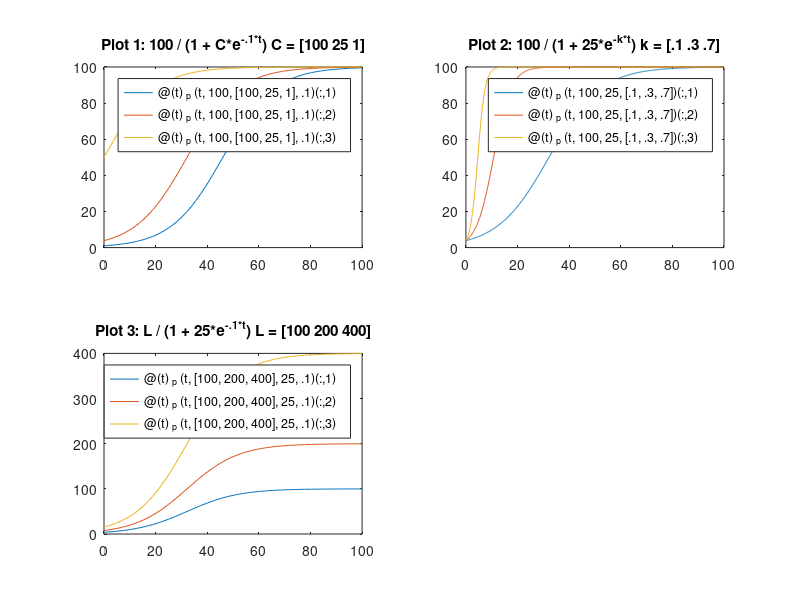

Here is the MATLAB script that generated this plot:
% Michael Korzon
% Scientific Computing 70-315
% Spring 2016
% Homework 2


%% Problem 1

e = exp(1);

car1 = [12.4 12.6 14.0 12.2 12.5];
car2 = [12.1 12.0 12.1 12.0 12.9];
car3 = [12.5 11.9 12.4 15.1 11.8];
cars = [car1; car2; car3]';
num_cars = 5; % Number of cars in each car vector 
car_nums = 1:3; % Number of different types of cars

% a
means = mean(cars);
medians = median(cars);
stds = std(cars);
mins = min(cars);
maxs = max(cars);

fprintf('The mean for car %d is %.2f.\n', [car_nums; means]);
fprintf('\n');
fprintf('The median for car %d is %.1f.\n', [car_nums; medians]);
fprintf('\n');
fprintf('The standard deviation for car %d is %.2f.\n', [car_nums; stds]);
fprintf('\n');
fprintf('The minimum for car %d is %.1f.\n', [car_nums; mins]);
fprintf('\n');
fprintf('The maximum for car %d is %.1f.\n', [car_nums; maxs]);
fprintf('\n');

% b
sem = stds ./ sqrt(num_cars);
t_score = tinv([.025 .975], num_cars-1);
ci = means + t_score' .* sem;

fprintf('The 95%% confidence interval for car %d is %.2f to %.2f.\n', [car_nums; ci]);
fprintf('\n');

% c
fprintf('Car 2 should be considered the fastest because it has the lowest median \n');
fprintf('value and mean value. These are both good indicators of how fast the car is,\n');
fprintf('but this does not give the full picture. The standard deviation of car 2 is\n');
fprintf('relatively small, which means that the car has a narrow %%95 confidence \n');
fprintf('interval, giving more significance to its low mean value. While car 3\n');
fprintf('produced the two fastest results, it does not reliably outperform car 2\n\n');

%% Problem 2

e = exp(1);

ti = [0 100]; % t interval
_p = @(t, L, C, k) L ./ (1 + C.*e.^(-k.*t));
figure;

% plot 1
% Paramterized functions can take in vectors for variables if defined correctly
p = @(t) _p(t, 100, [100 25 1], .1);
subplot(2, 2, 1);
fplot(p, ti);
title('Plot 1: 100 / (1 + C*e^{-.1*t}) C = [100 25 1]');

% plot 2
p = @(t) _p(t, 100, 25, [.1 .3 .7]);
subplot(2, 2, 2);
fplot(p, ti);
title('Plot 2: 100 / (1 + 25*e^{-k*t}) k = [.1 .3 .7]');

% plot 3
p = @(t) _p(t, [100 200 400], 25, .1);
subplot(2, 2, 3);
fplot(p, ti);
title('Plot 3: L / (1 + 25*e^{-.1*t}) L = [100 200 400]');

%% Problem 3

% Copied in each section because unsure if each section run with clean slate
e = exp(1); 

fprintf('Problem 3 Cell Array')
r = rand(5); % Stored for later use in cells
cells = {r, pi^10, r^2;
	 'Hilbert', @(x) sin(e^x), true};
disp(cells)
